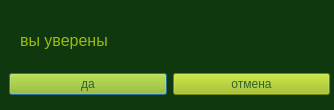
<?xml version="1.0" encoding="UTF-8"?>
<ui version="4.0">
 <class>Dialog</class>
 <widget class="QDialog" name="Dialog">
  <property name="geometry">
   <rect>
    <x>0</x>
    <y>0</y>
    <width>334</width>
    <height>110</height>
   </rect>
  </property>
  <property name="windowTitle">
   <string>Dialog</string>
  </property>
  <property name="styleSheet">
   <string notr="true">background-color: rgb(15, 56, 15);</string>
  </property>
  <widget class="QWidget" name="horizontalLayoutWidget">
   <property name="geometry">
    <rect>
     <x>9</x>
     <y>69</y>
     <width>321</width>
     <height>31</height>
    </rect>
   </property>
   <layout class="QHBoxLayout" name="horizontalLayout">
    <item>
     <widget class="QPushButton" name="pushButton">
      <property name="styleSheet">
       <string notr="true">background-color: rgb(155, 188, 15);
font: 75 8pt &quot;System&quot;;
color: rgb(48, 98, 48);</string>
      </property>
      <property name="text">
       <string>да</string>
      </property>
     </widget>
    </item>
    <item>
     <widget class="QPushButton" name="pushButton_2">
      <property name="styleSheet">
       <string notr="true">background-color: rgb(155, 188, 15);
font: 75 8pt &quot;System&quot;;
color: rgb(48, 98, 48);</string>
      </property>
      <property name="text">
       <string>отмена</string>
      </property>
     </widget>
    </item>
   </layout>
  </widget>
  <widget class="QLabel" name="label">
   <property name="geometry">
    <rect>
     <x>20</x>
     <y>20</y>
     <width>301</width>
     <height>41</height>
    </rect>
   </property>
   <property name="font">
    <font>
     <family>System</family>
     <pointsize>12</pointsize>
     <weight>10</weight>
     <italic>false</italic>
     <bold>false</bold>
     <strikeout>false</strikeout>
    </font>
   </property>
   <property name="styleSheet">
    <string notr="true">font: 80 12pt &quot;System&quot;;
color: rgb(155, 188, 15);</string>
   </property>
   <property name="text">
    <string>вы уверены</string>
   </property>
  </widget>
 </widget>
 <resources/>
 <connections/>
</ui>
